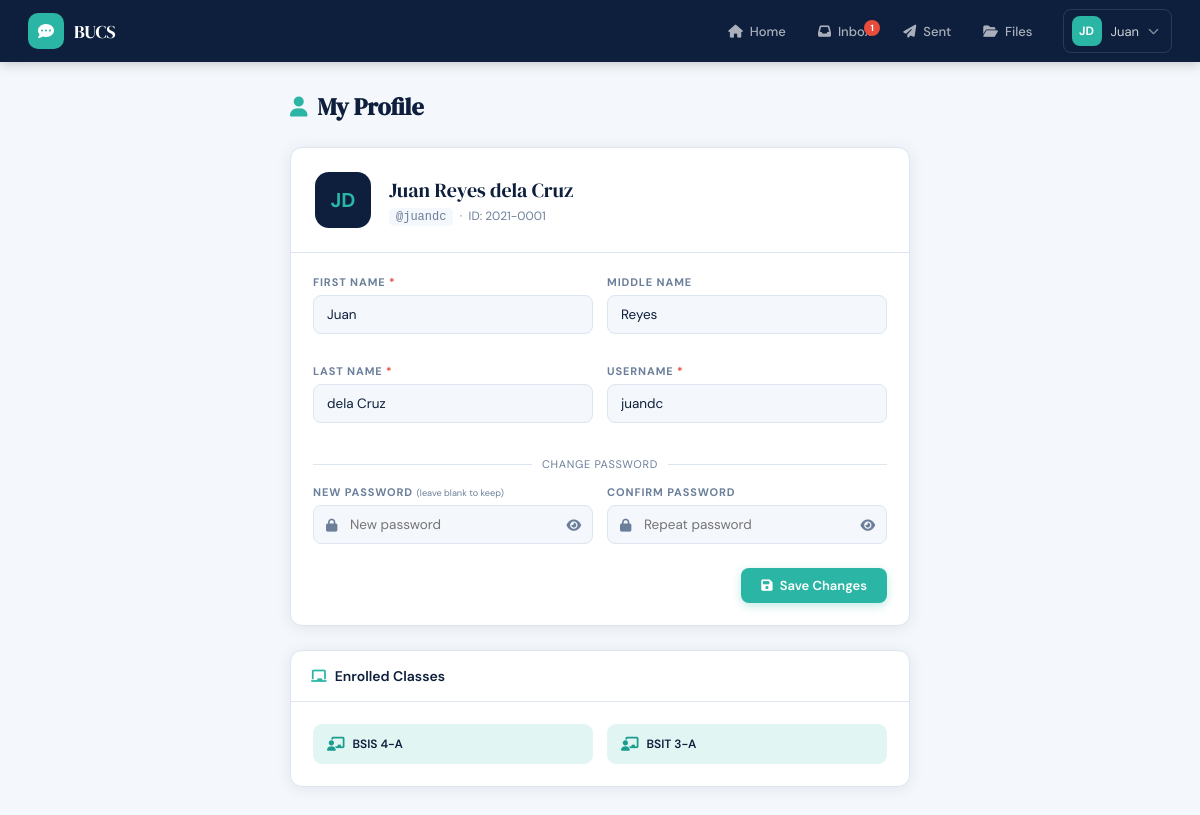
/profile.php (signed in), run on the app's committed database.
### tables this page shows
CREATE TABLE IF NOT EXISTS users (
    id_no      VARCHAR(20)  PRIMARY KEY,
    fname      VARCHAR(50)  NOT NULL,
    mname      VARCHAR(50)  DEFAULT '',
    lname      VARCHAR(50)  NOT NULL,
    uname      VARCHAR(50)  NOT NULL UNIQUE,
    pwd        VARCHAR(255) NOT NULL,
    created_at DATETIME     DEFAULT CURRENT_TIMESTAMP
);

CREATE TABLE IF NOT EXISTS classes (
    class_id   INT AUTO_INCREMENT PRIMARY KEY,
    classname  VARCHAR(100) NOT NULL,
    created_at DATETIME     DEFAULT CURRENT_TIMESTAMP
);

### includes/config.php (called while the page is built, shortened)
<?php
function auth_guard() {
    return $_SESSION['user'];
}

### profile.php (the view, shortened to what this page needs)
<?php
require_once 'includes/config.php';
$me = auth_guard();
$db  = getDB();
$uid = $me['id_no'];
$unread = (int)$db->query("SELECT COUNT(*) c FROM messages WHERE receiver='$uid' AND status='sent'")->fetch_assoc()['c'];
$user    = $db->query("SELECT * FROM users WHERE id_no='$uid' LIMIT 1")->fetch_assoc();
$classes = $db->query("
    SELECT c.classname FROM classes c
    JOIN user_classes uc ON c.class_id = uc.class_id
    WHERE uc.id_no='$uid' ORDER BY c.classname");
include 'includes/head.php';
include 'includes/navbar.php';
?>
<div class="page-wrap page-wrap-sm">
  <div class="page-head">
    <h1 class="page-title"><i class="fa fa-user"></i> My Profile</h1>
  </div>
  <div class="card mb-24">
    <div style="padding:24px;border-bottom:1px solid var(--border);display:flex;align-items:center;gap:18px;flex-wrap:wrap">
      <div class="avatar avatar-lg avatar-navy">
        <?= strtoupper(substr($user['fname'],0,1).substr($user['lname'],0,1)) ?>
      </div>
      <div>
        <div class="serif" style="font-size:20px;color:var(--navy)">
          <?= htmlspecialchars($user['fname'].' '.($user['mname']?$user['mname'].' ':'').$user['lname']) ?>
        </div>
        <div class="text-muted text-sm mt-4">
          <code>@<?= htmlspecialchars($user['uname']) ?></code>
          &nbsp;·&nbsp; ID: <?= htmlspecialchars($user['id_no']) ?>
        </div>
      </div>
    </div>
    <div class="card-body">
      <form method="POST" novalidate>
        <div class="form-2col">
          <div class="form-group">
            <label class="form-label">First Name <span class="req">*</span></label>
            <input type="text" name="fname" class="form-control" required
                   value="<?= htmlspecialchars($user['fname']) ?>">
          </div>
          <div class="form-group">
            <label class="form-label">Middle Name</label>
            <input type="text" name="mname" class="form-control"
                   value="<?= htmlspecialchars($user['mname'] ?? '') ?>">
          </div>
          <div class="form-group">
            <label class="form-label">Last Name <span class="req">*</span></label>
            <input type="text" name="lname" class="form-control" required
                   value="<?= htmlspecialchars($user['lname']) ?>">
          </div>
          <div class="form-group">
            <label class="form-label">Username <span class="req">*</span></label>
            <input type="text" name="uname" class="form-control" required
                   value="<?= htmlspecialchars($user['uname']) ?>">
          </div>
        </div>
        <div class="form-divider">Change Password</div>
        <div class="form-2col">
          <div class="form-group">
            <label class="form-label">New Password <small>(leave blank to keep)</small></label>
            <div class="input-icon-wrap">
              <input type="password" id="pwd" name="pwd" class="form-control" placeholder="New password">
              <button type="button" class="input-icon-right" onclick="togglePwd('pwd','eye1')">
                <i class="fa fa-eye" id="eye1"></i>
              </button>
            </div>
          </div>
          <div class="form-group">
            <label class="form-label">Confirm Password</label>
            <div class="input-icon-wrap">
              <input type="password" id="cpwd" name="cpwd" class="form-control" placeholder="Repeat password">
              <button type="button" class="input-icon-right" onclick="togglePwd('cpwd','eye2')">
                <i class="fa fa-eye" id="eye2"></i>
              </button>
            </div>
          </div>
        </div>
        <div class="flex gap-8" style="justify-content:flex-end;margin-top:8px">
          <button type="submit" class="btn btn-primary"><i class="fa fa-save"></i> Save Changes</button>
        </div>
      </form>
    </div>
  </div>
  <div class="card">
    <div class="card-header">
      <span class="card-header-title"><i class="fa fa-chalkboard"></i> Enrolled Classes</span>
    </div>
    <div class="card-body">
      <?php if ($classes->num_rows === 0): ?>
        <p class="text-muted text-sm" style="text-align:center;padding:12px 0">Not enrolled in any class.</p>
      <?php else: ?>
        <div class="class-grid">
          <?php while ($cl = $classes->fetch_assoc()): ?>
            <div class="flex-center gap-8" style="background:var(--teal-lt);padding:12px 14px;border-radius:9px">
              <i class="fa fa-chalkboard-user" style="color:var(--teal-dk)"></i>
              <span class="font-600 text-sm"><?= htmlspecialchars($cl['classname']) ?></span>
            </div>
          <?php endwhile; ?>
        </div>
      <?php endif; ?>
    </div>
  </div>
</div>
</body>
</html>

### includes/head.php (shortened to what this page needs)
<?php
$bodyClass = $bodyClass ?? '';
?>
<!DOCTYPE html>
<html lang="en">
<head>
  <link rel="stylesheet" href="https://cdnjs.cloudflare.com/ajax/libs/font-awesome/6.5.0/css/all.min.css">
  <link rel="stylesheet" href="assets/css/style.css">
</head>
<body class="<?= $bodyClass ?>">

### includes/navbar.php (shortened to what this page needs)
<?php
$page = basename($_SERVER['PHP_SELF'], '.php');
?>
<nav class="topnav">
  <a href="dashboard.php" class="nav-brand">
    <div class="nav-brand-icon"><i class="fa fa-comment-dots"></i></div>
    <span class="nav-brand-name">BUCS</span>
  </a>
  <div class="nav-links">
    <a href="dashboard.php" class="nav-link <?= $page === 'dashboard' ? 'active' : '' ?>">
      <i class="fa fa-house"></i><span>Home</span>
    </a>
    <a href="inbox.php" class="nav-link <?= $page === 'inbox' ? 'active' : '' ?>">
      <i class="fa fa-inbox"></i><span>Inbox</span>
      <?php if (!empty($unread) && $unread > 0): ?>
        <span class="nav-badge"><?= $unread ?></span>
      <?php endif; ?>
    </a>
    <a href="sent.php" class="nav-link <?= $page === 'sent' ? 'active' : '' ?>">
      <i class="fa fa-paper-plane"></i><span>Sent</span>
    </a>
    <a href="files.php" class="nav-link <?= $page === 'files' ? 'active' : '' ?>">
      <i class="fa fa-folder-open"></i><span>Files</span>
    </a>
  </div>
  <div class="nav-user" tabindex="0">
    <div class="nav-avatar">
      <?= strtoupper(substr($me['fname'], 0, 1) . substr($me['lname'], 0, 1)) ?>
    </div>
    <span><?= htmlspecialchars($me['fname']) ?></span>
    <i class="fa fa-chevron-down text-xs" style="opacity:.6"></i>
  </div>
</nav>

### data on the page
users: fname+lname "JD", fname "Juan", fname+mname+lname "Juan Reyes dela Cruz", uname "juandc", id_no "2021-0001", mname "Reyes", lname "dela Cruz"
classes: classname "BSIS 4-A"
classes: classname "BSIT 3-A"

### other printed values
$unread "1"
